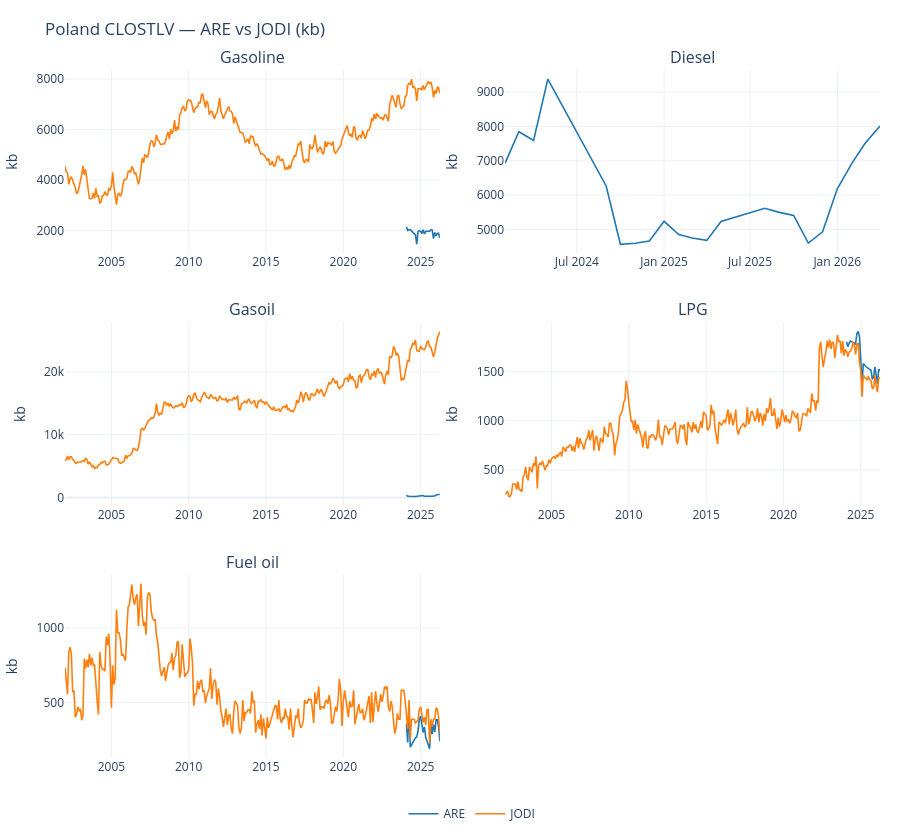

Source (notebook cell):
### Markdown cell above
## 11. ARE vs JODI (CLOSTLV, kb)

### Code cell
if stocks.empty:
    print("[skip] No CLOSTLV rows in parquet")
elif not JODI_PARQUET.exists():
    print("[skip] JODI parquet missing")
else:
    are_stk_panels = []
    for key in JODI_COMPARE_SERIES:
        sl = are_series_for_jodi(stocks, key, value_col="value_kb")
        if sl.empty:
            continue
        spec = JODI_COMPARE_SERIES[key]
        are_stk_panels.append(sl.assign(panel=spec.panel))
    are_stk_panel = pd.concat(are_stk_panels, ignore_index=True) if are_stk_panels else pd.DataFrame()

    jodi_stk = jodi[
        (jodi["ref_area"] == JODI_REF_AREA)
        & (jodi["flow_breakdown"] == "CLOSTLV")
        & (jodi["unit_measure"] == "KBBL")
        & (jodi["energy_product"].isin(jodi_codes))
    ].copy()
    jodi_stk["panel"] = jodi_stk["energy_product"].map(jodi_lookup)
    jodi_stk["value_kb"] = jodi_stk["obs_value"]

    stk_panels = [p for p in JODI_STOCKS_PANEL_ORDER if p in set(are_stk_panel.get("panel", []))]
    if not stk_panels:
        print("[skip] No overlapping JODI stock panels.")
    else:
        fig_stk_cmp = cross_source_comparison_chart(
            df_a=are_stk_panel,
            df_b=jodi_stk,
            products=stk_panels,
            product_col_a="panel",
            product_col_b="panel",
            value_col_a="value_kb",
            value_col_b="value_kb",
            label_a="ARE",
            label_b="JODI",
            title="Poland CLOSTLV — ARE vs JODI (kb)",
            units_label="kb",
        )
        fig_stk_cmp.show()

### Figure 1 — Plotly figure (JSON) as saved in the notebook; plotly's stock layout.template omitted (floating-point values rounded to 4 significant figures; data arrays with more than 128 entries replaced by an {"elided": "..."} marker saying what was removed)
{"data": [{"hovertemplate": "<b>Gasoline — ARE</b><br>%{x|%Y-%m}: %{y:,.1f} kb<extra></extra>", "legendgroup": "ARE", "line": {"color": "#1f77b4", "width": 1.6}, "mode": "lines", "name": "ARE", "showlegend": true, "type": "scatter", "x": ["2024-02-01T00:00:00", "2024-03-01T00:00:00", "2024-04-01T00:00:00", "2024-05-01T00:00:00", "2024-09-01T00:00:00", "2024-10-01T00:00:00", "2024-11-01T00:00:00", "2024-12-01T00:00:00", "2025-01-01T00:00:00", "2025-02-01T00:00:00", "2025-03-01T00:00:00", "2025-04-01T00:00:00", "2025-05-01T00:00:00", "2025-08-01T00:00:00", "2025-09-01T00:00:00", "2025-10-01T00:00:00", "2025-11-01T00:00:00", "2025-12-01T00:00:00", "2026-01-01T00:00:00", "2026-02-01T00:00:00", "2026-03-01T00:00:00", "2026-04-01T00:00:00"], "xaxis": "x", "y": [2136.0, 1996.0, 2024.0, 2026.0, 1821.0, 1446.0, 1961.0, 1980.0, 1962.0, 1873.0, 2022.0, 1855.0, 1965.0, 1967.0, 2029.0, 2007.0, 1675.0, 1912.0, 1784.0, 1872.0, 1885.0, 1694.0], "yaxis": "y"}, {"hovertemplate": "<b>Gasoline — JODI</b><br>%{x|%Y-%m}: %{y:,.1f} kb<extra></extra>", "legendgroup": "JODI", "line": {"color": "#ff7f0e", "width": 1.6}, "mode": "lines", "name": "JODI", "showlegend": true, "type": "scatter", "x": {"elided": "292 str values"}, "xaxis": "x", "y": {"elided": "292 float values"}, "yaxis": "y"}, {"hovertemplate": "<b>Diesel — ARE</b><br>%{x|%Y-%m}: %{y:,.1f} kb<extra></extra>", "legendgroup": "ARE", "line": {"color": "#1f77b4", "width": 1.6}, "mode": "lines", "name": "ARE", "showlegend": false, "type": "scatter", "x": ["2024-02-01T00:00:00", "2024-03-01T00:00:00", "2024-04-01T00:00:00", "2024-05-01T00:00:00", "2024-09-01T00:00:00", "2024-10-01T00:00:00", "2024-11-01T00:00:00", "2024-12-01T00:00:00", "2025-01-01T00:00:00", "2025-02-01T00:00:00", "2025-03-01T00:00:00", "2025-04-01T00:00:00", "2025-05-01T00:00:00", "2025-08-01T00:00:00", "2025-09-01T00:00:00", "2025-10-01T00:00:00", "2025-11-01T00:00:00", "2025-12-01T00:00:00", "2026-01-01T00:00:00", "2026-02-01T00:00:00", "2026-03-01T00:00:00", "2026-04-01T00:00:00"], "xaxis": "x2", "y": [6933.0, 7847.0, 7591.0, 9378.0, 6267.0, 4567.0, 4597.0, 4662.0, 5237.0, 4849.0, 4752.0, 4681.0, 5232.0, 5618.0, 5497.0, 5407.0, 4602.0, 4930.0, 6185.0, 6932.0, 7517.0, 8015.0], "yaxis": "y2"}, {"hovertemplate": "<b>Diesel — JODI</b><br>%{x|%Y-%m}: %{y:,.1f} kb<extra></extra>", "legendgroup": "JODI", "line": {"color": "#ff7f0e", "width": 1.6}, "mode": "lines", "name": "JODI", "showlegend": false, "type": "scatter", "x": [], "xaxis": "x2", "y": [], "yaxis": "y2"}, {"hovertemplate": "<b>Gasoil — ARE</b><br>%{x|%Y-%m}: %{y:,.1f} kb<extra></extra>", "legendgroup": "ARE", "line": {"color": "#1f77b4", "width": 1.6}, "mode": "lines", "name": "ARE", "showlegend": false, "type": "scatter", "x": ["2024-02-01T00:00:00", "2024-03-01T00:00:00", "2024-04-01T00:00:00", "2024-05-01T00:00:00", "2024-09-01T00:00:00", "2024-10-01T00:00:00", "2024-11-01T00:00:00", "2024-12-01T00:00:00", "2025-01-01T00:00:00", "2025-02-01T00:00:00", "2025-03-01T00:00:00", "2025-04-01T00:00:00", "2025-05-01T00:00:00", "2025-08-01T00:00:00", "2025-09-01T00:00:00", "2025-10-01T00:00:00", "2025-11-01T00:00:00", "2025-12-01T00:00:00", "2026-01-01T00:00:00", "2026-02-01T00:00:00", "2026-03-01T00:00:00", "2026-04-01T00:00:00"], "xaxis": "x3", "y": [388.9, 208.9, 203.2, 163.6, 174.9, 204.2, 218.7, 174.0, 261.7, 343.7, 322.8, 202.4, 191.0, 169.2, 197.4, 224.6, 247.3, 255.6, 425.9, 526.7, 486.4, 523.7], "yaxis": "y3"}, {"hovertemplate": "<b>Gasoil — JODI</b><br>%{x|%Y-%m}: %{y:,.1f} kb<extra></extra>", "legendgroup": "JODI", "line": {"color": "#ff7f0e", "width": 1.6}, "mode": "lines", "name": "JODI", "showlegend": false, "type": "scatter", "x": {"elided": "292 str values"}, "xaxis": "x3", "y": {"elided": "292 float values"}, "yaxis": "y3"}, {"hovertemplate": "<b>LPG — ARE</b><br>%{x|%Y-%m}: %{y:,.1f} kb<extra></extra>", "legendgroup": "ARE", "line": {"color": "#1f77b4", "width": 1.6}, "mode": "lines", "name": "ARE", "showlegend": false, "type": "scatter", "x": ["2024-02-01T00:00:00", "2024-03-01T00:00:00", "2024-04-01T00:00:00", "2024-05-01T00:00:00", "2024-09-01T00:00:00", "2024-10-01T00:00:00", "2024-11-01T00:00:00", "2024-12-01T00:00:00", "2025-01-01T00:00:00", "2025-02-01T00:00:00", "2025-03-01T00:00:00", "2025-04-01T00:00:00", "2025-05-01T00:00:00", "2025-08-01T00:00:00", "2025-09-01T00:00:00", "2025-10-01T00:00:00", "2025-11-01T00:00:00", "2025-12-01T00:00:00", "2026-01-01T00:00:00", "2026-02-01T00:00:00", "2026-03-01T00:00:00", "2026-04-01T00:00:00"], "xaxis": "x4", "y": [1799.0, 1750.0, 1784.0, 1807.0, 1778.0, 1879.0, 1904.0, 1854.0, 1625.0, 1351.0, 1578.0, 1557.0, 1549.0, 1520.0, 1511.0, 1420.0, 1438.0, 1546.0, 1450.0, 1372.0, 1522.0, 1504.0], "yaxis": "y4"}, {"hovertemplate": "<b>LPG — JODI</b><br>%{x|%Y-%m}: %{y:,.1f} kb<extra></extra>", "legendgroup": "JODI", "line": {"color": "#ff7f0e", "width": 1.6}, "mode": "lines", "name": "JODI", "showlegend": false, "type": "scatter", "x": {"elided": "292 str values"}, "xaxis": "x4", "y": {"elided": "292 float values"}, "yaxis": "y4"}, {"hovertemplate": "<b>Fuel oil — ARE</b><br>%{x|%Y-%m}: %{y:,.1f} kb<extra></extra>", "legendgroup": "ARE", "line": {"color": "#1f77b4", "width": 1.6}, "mode": "lines", "name": "ARE", "showlegend": false, "type": "scatter", "x": ["2024-02-01T00:00:00", "2024-03-01T00:00:00", "2024-04-01T00:00:00", "2024-05-01T00:00:00", "2024-09-01T00:00:00", "2024-10-01T00:00:00", "2024-11-01T00:00:00", "2024-12-01T00:00:00", "2025-01-01T00:00:00", "2025-02-01T00:00:00", "2025-03-01T00:00:00", "2025-04-01T00:00:00", "2025-05-01T00:00:00", "2025-08-01T00:00:00", "2025-09-01T00:00:00", "2025-10-01T00:00:00", "2025-11-01T00:00:00", "2025-12-01T00:00:00", "2026-01-01T00:00:00", "2026-02-01T00:00:00", "2026-03-01T00:00:00", "2026-04-01T00:00:00"], "xaxis": "x5", "y": [357.0, 231.6, 462.9, 198.9, 262.3, 267.9, 308.9, 387.3, 408.3, 341.0, 297.9, 335.9, 265.8, 188.2, 361.4, 286.9, 350.0, 300.4, 382.8, 383.4, 335.9, 238.1], "yaxis": "y5"}, {"hovertemplate": "<b>Fuel oil — JODI</b><br>%{x|%Y-%m}: %{y:,.1f} kb<extra></extra>", "legendgroup": "JODI", "line": {"color": "#ff7f0e", "width": 1.6}, "mode": "lines", "name": "JODI", "showlegend": false, "type": "scatter", "x": {"elided": "292 str values"}, "xaxis": "x5", "y": {"elided": "292 float values"}, "yaxis": "y5"}], "layout": {"annotations": [{"font": {"size": 16}, "showarrow": false, "text": "Gasoline", "x": 0.23, "xanchor": "center", "xref": "paper", "y": 1, "yanchor": "bottom", "yref": "paper"}, {"font": {"size": 16}, "showarrow": false, "text": "Diesel", "x": 0.77, "xanchor": "center", "xref": "paper", "y": 1, "yanchor": "bottom", "yref": "paper"}, {"font": {"size": 16}, "showarrow": false, "text": "Gasoil", "x": 0.23, "xanchor": "center", "xref": "paper", "y": 0.6333, "yanchor": "bottom", "yref": "paper"}, {"font": {"size": 16}, "showarrow": false, "text": "LPG", "x": 0.77, "xanchor": "center", "xref": "paper", "y": 0.6333, "yanchor": "bottom", "yref": "paper"}, {"font": {"size": 16}, "showarrow": false, "text": "Fuel oil", "x": 0.23, "xanchor": "center", "xref": "paper", "y": 0.2667, "yanchor": "bottom", "yref": "paper"}], "height": 840, "hovermode": "x unified", "legend": {"orientation": "h", "x": 0.5, "xanchor": "center", "y": -0.06, "yanchor": "top"}, "margin": {"b": 60, "l": 60, "r": 20, "t": 70}, "title": {"text": "Poland CLOSTLV — ARE vs JODI (kb)"}, "xaxis": {"anchor": "y", "domain": [0, 0.46]}, "xaxis2": {"anchor": "y2", "domain": [0.54, 1]}, "xaxis3": {"anchor": "y3", "domain": [0, 0.46]}, "xaxis4": {"anchor": "y4", "domain": [0.54, 1]}, "xaxis5": {"anchor": "y5", "domain": [0, 0.46]}, "xaxis6": {"anchor": "y6", "domain": [0.54, 1]}, "yaxis": {"anchor": "x", "domain": [0.7333, 1], "title": {"text": "kb"}}, "yaxis2": {"anchor": "x2", "domain": [0.7333, 1], "title": {"text": "kb"}}, "yaxis3": {"anchor": "x3", "domain": [0.3667, 0.6333], "title": {"text": "kb"}}, "yaxis4": {"anchor": "x4", "domain": [0.3667, 0.6333], "title": {"text": "kb"}}, "yaxis5": {"anchor": "x5", "domain": [0, 0.2667], "title": {"text": "kb"}}, "yaxis6": {"anchor": "x6", "domain": [0, 0.2667], "title": {"text": "kb"}}}}
